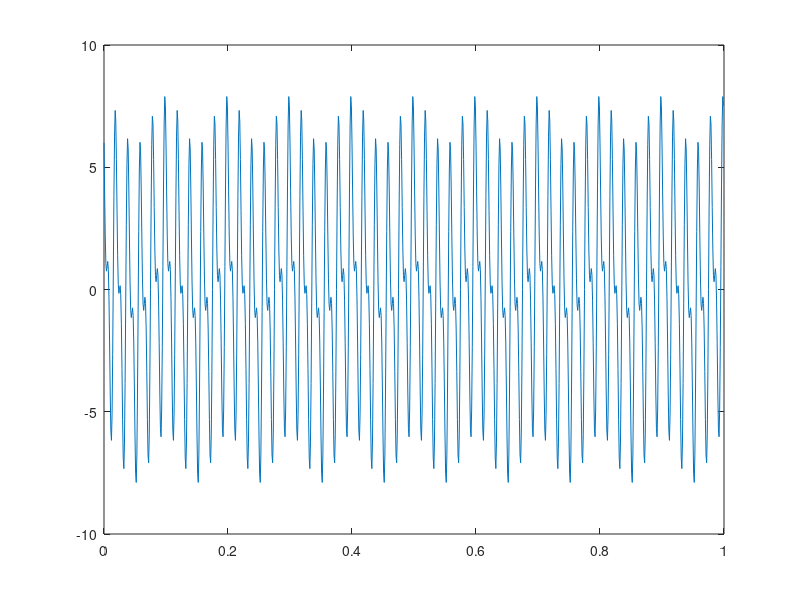

Here is the MATLAB script that generated this plot: (Note: this script raises an error after producing the figure.)
%% Create noise signal
fs = 1000;
t = 0:1/fs:1-1/fs;

sig1 = cos(2*pi*10*t) + cos(2*pi*100*t + pi/2)*3 + cos(2*pi*50*t)*5;
sig1 = sig1 - mean(sig1); % Remove DC component
figure(1)
title('Noise Signal')
plot(t,sig1);


%% Create Mean Average Filter for 10 sample

% Create Mean Average Filter for 10 sample 
sig2 = zeros(1,fs);
for n = 1:1000-10
    sig2(1,n) = sum(sig(n:n+10))/10;
end

figure(2)
subplot(2,1,1);

plot(t,sig2);
title('Forward 10 sample')

% Create Mean Average Filter for 10 sample forward 5 samples & back 5
% samples
sig3 = zeros(1,fs);
for n = 1:1000-10
    resutlFilter = 0;
    if n >= 5
        resutlFilter = (sum(sig1(n:n-5)) + sum(sig1(n:n+5)))/10;
    end 
    sig3(1,n) = resutlFilter;
end

subplot(2,1,2);

plot(t,sig4);
title('Forward 5 & Backward 5 sample')
%% Create Mean Average Filter for 50 sample

% Create Mean Average Filter for 50 sample
sig4 = zeros(1,fs);
for n = 1:1000-50
    sig4(1,n) = sum(sig1(n:n+50))/50;
end

figure(3);
subplot(2,1,1);
plot(t,sig4);
title('Forward 50 sample')

% Create Mean Average Filter for 50 sample forward & Back 
sig5 = zeros(1,fs);
for n = 1:1000-50
    resutlFilter = 0;
    if n >= 25
        resutlFilter = (sum(sig1(n:n-25)) + sum(sig1(n:n+25)))/50;
    end
    sig5(1,n) = resutlFilter;
end

subplot(2,1,2);
plot(t,sig5);
title('Forward 25 & Backward 25 sample')